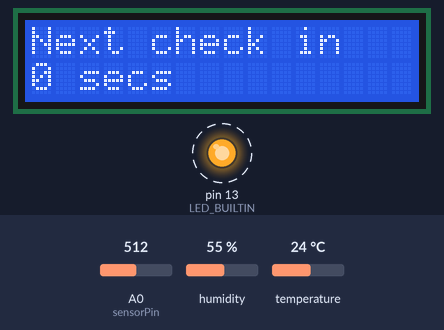
A sketch run on a simulated Arduino Uno, built with avr-gcc and run on an emulated ATmega328P. Shown: 16×2 character LCD, output pins drawn as LEDs (lit = HIGH). Dashed ring = blinking. Inputs (shaded band) come from the test bench; at power-on: A0 (sensorPin) = 512, humidity 55 %, temperature 24 °C. The local clock reads 2024-03-15 10:24:30 at power-on unless the sketch sets it; what the sketch prints to the serial monitor is not drawn.

Above: at 0.1 s.
At 1.2 s:
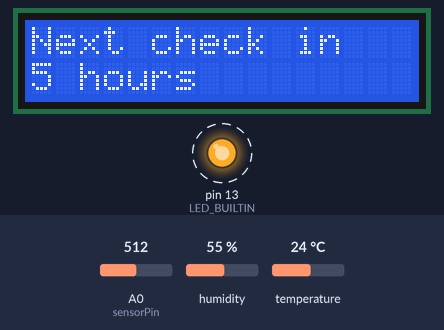
1.3 s: A0 (sensorPin) set to 0
Timing chart, 0 to 11.4 s (numbered marks = the images above; inputs shaded):
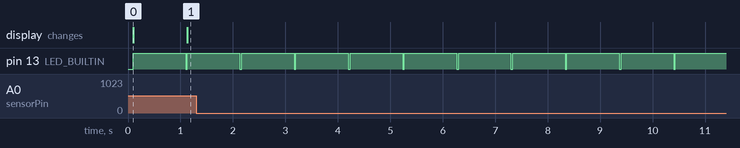

The sketch:

Basic_Schedule_v2.ino
```cpp
// C++ code

#include <Wire.h>
#include <RTClib.h>
#include <LiquidCrystal.h>
#include <DFRobot_DHT11.h>
// RTC ////////////////////////////////
RTC_DS1307 rtc;

// Humidity Sensor ////////////////////////////////
DFRobot_DHT11 DHT;
#define DHT11_PIN 3

// moisture sensor ////////////////////////////////////////////////////////////////////////////////////////////////
int sensorPin = A0;
int sensorValue = 0;
int percent = 0;

// LCD ////////////////////////////////////////////////////////////////////////////////////////////////////////////

// initialize the library by associating any needed LCD interface pin
// with the arduino pin number it is connected to
const int rs = 11, en = 12, d4 = 4, d5 = 5, d6 = 6, d7 = 7;
LiquidCrystal lcd(rs, en, d4, d5, d6, d7);


void setup() {


  // rtc
  while (!Serial);
  Serial.begin(9600);

  if (! rtc.begin()) {
    Serial.println("Couldn't find RTC");
    while (1);
  }
  if (! rtc.isrunning()) {
    Serial.println("RTC is NOT running!");
    // Sets the time on the rtc to the time this code was compiled. only needed once,
    // can delete after running first time
    rtc.adjust(DateTime(F(__DATE__), F(__TIME__)));
  }

  // set up the LCD's number of columns and rows:
  lcd.begin(16, 2);
  // Print a message to the LCD.
  lcd.print("WATER-BOY!");

  pinMode(LED_BUILTIN, OUTPUT);


}
////////////////////////////////////////////////////////////////////////////////////////////////////////////////////

// set variables
bool isTesting = false;
bool isRunning = false;
bool isDisplaying = false;
int maxWatering = 300; //set time in seconds
int minSoilDryness = 30;
int maxSoilDryness = 90;
const int dry = 1; // Value of the sensor when it is dry
const int wet = 697; // Value of the sensor when it is wet
float humi = 0;
float temp = 0;

int lastWateringDay;
// set day of the week by int; 0 = sun
int today;
int hour;
int mins;
uint32_t lastCheck = 0;
uint32_t lastStart = 0;

#define SUN                     0x01
#define MON                     0x02
#define TUE                     0x04
#define WED                     0x08
#define THR                     0x10
#define FRI                     0x20
#define SAT                     0x40
#define EVERYDAY                (SUN | MON | TUE | WED | THR | FRI | SAT)

char weekday[][4] = {"SUN", "MON", "TUE", "WED", "THU", "FRI", "SAT"};


///////////////////////////////////////////////////////////////////////////////////////////////////////////////////

uint32_t TimeSince(uint32_t timer, uint32_t current) {
  return current - timer;
}
uint32_t TimeRemaining(uint32_t timer, uint32_t current) {
  if (current >= timer) {
    return 0;
  }
  return timer - current;
}
void CloseValve() {
  // run function to close solanoid
  // include delay to allow it time to close
  // set isRunning
  isRunning = false;
  delay(3000); // Wait for 5 mins to allow water to filter down before watering by moisture level
}

void OpenValve(uint32_t currentTime) {
  // run function to open solanoid
  // include delay to allow it time to open
  // set isRunning
  isRunning = true;
  lastStart = currentTime + maxWatering;
  lastWateringDay = today;
  delay(3000); // Wait for 3000 millisecond(s)
}

void DisplayOff() {
  // Turn off the display:
  lcd.noDisplay();
  delay(500);
}
void DisplayOn() {
  // Turn on the display:
  lcd.display();
  delay(2000);
}

bool CheckWateringDay() {
  // add function to check day of the week.
  if (today != lastWateringDay)
  {
    // check if day is included in scheduled days
    // default true for testing
    return true;

  }
  return false;
}

bool CheckWateringWindow() {
  // add function to check a time of day to water.
  // return true by default
 if (hour == 6)
  {
    return true;
  }
  return false;
}

bool CheckDrySoilMin(int value) {
  // Compare % TO MIN MOISTURE level and decide if it meets requirement
  if (value != 0)
  {
    if (value <= minSoilDryness) {
      return true;
    }
  }

  return false;
}
bool CheckDrySoilMax(int value) {
  // Compare % TO MIN MOISTURE level and decide if it meets requirement
  if (value != 0)
  {
    if (value > maxSoilDryness) {
      return true;
    }
  }

  return false;
}
int GetMoisturePercentage(int value) {
  int percentValue = 0;
  percentValue = map(value, wet, dry, 100, 0);
  return percentValue;
}

int CheckTemp() {
  if (temp >= 28) {

    return true;
  }
  return false;
}

/* Function to print the current analog and percent values to the serial monitor */
void printValuesToSerial()
{
  if (sensorValue != 0) {
    Serial.print("\n\nMoisture Analog Value: ");
    Serial.print(sensorValue);
    Serial.print("\nMoisture Percent: ");
    Serial.print(percent);
    Serial.print("%");
  }

  if (temp != 0) {
    Serial.print("\n\nTemperature: ");
    Serial.print(temp);
    Serial.print("°C  ~ ");
    Serial.print(" Humidity: ");
    Serial.print(humi);
    Serial.println("%");
  }

}


/* Function to convert analog value to a percent value and return */
int convertToPercent(int value)
{
  int percentValue = 0;
  percentValue = map(value, wet, dry, 100, 0);
  return percentValue;
}

//////////////////////////////////////////////////////////////////////////////////////////////////////////////////////////
void loop() {

  const DateTime now = rtc.now();
  int today = now.dayOfTheWeek();
  int hour = now.hour();
  int mins = now.minute();
  uint32_t epoch = now.unixtime();
  float humi = DHT.humidity;
  float temp = DHT.temperature;
  DHT.read(DHT11_PIN);

  if (isTesting) {
   isRunning = true;
   maxWatering = 10;
   lastStart = epoch + maxWatering;
   maxSoilDryness = 200;
   hour = 6;
   isTesting = false;
  }
  /* Read the sensor into a variable */
  sensorValue = analogRead(sensorPin);
  // clear percent value each pass to make sure its not using bad data if sensor gets disconected
  percent = 0;
  /* Check if the sensor has been disconnected or not */
  if (sensorValue == 0)
  {
    Serial.print("Sensor Disconnected\n");
  }
  else
  {
    /* Convert the analog sensor into a percent value and print every 5 seconds */
    percent = convertToPercent(sensorValue);
    //delay(1000);
  }

  printValuesToSerial();

  lcd.clear();
  if (isRunning) {
    uint32_t remaining = TimeRemaining(lastStart, epoch);

  lcd.setCursor(0, 0);
  lcd.print("Watering for ");
  lcd.setCursor(0, 1);
  lcd.print(remaining);
  lcd.print(" seconds");

    if (remaining <= 0 or (CheckDrySoilMax(percent))) {
      CloseValve();
      return;
    }
    else {
      // run delay to loop and  end loop as we have nothing to check
      delay(1000); // Wait for 1000 millisecond(s)
      return;
    }
  }

  // now we know the day we can check if the schedule was triggered today.
  uint32_t remaining = TimeRemaining(lastCheck, epoch);
  if (remaining <= 0) {
    if (CheckWateringDay() and not CheckDrySoilMax(percent)) {
      if (CheckWateringWindow()) {
        OpenValve(epoch);
        return;
      }
    }

    // check soil dryness, add a delay to rewatering as the water may not have filtered through yet.
    if (CheckDrySoilMin(percent)) {
      OpenValve(epoch);
      return;
    }

    // default delay 6 hours unless hot.
    uint32_t delayValue = (60 * 60 * 6);
    // check  time to delay next check
    // can we check todays forecast?
    if (CheckTemp()) {
      delayValue = (60 * 60 * 3);
    }
    if (hour > 18 or hour < 6) {
      int remainingHours = 0;
      if (hour > 18) {
        remainingHours = ((23-hour) + 5);

      }
      else {
        remainingHours = (5-hour);
      }
      int remainingMins = (63-mins);
      delayValue = ((remainingHours * 60 * 60) + remainingMins * 60);
    }
    lastCheck = (epoch + delayValue);
  }
  uint32_t outTime = remaining / 60;
  String length = " mins";
  if (outTime > 60) {
    outTime = outTime / 60;
    length = " hours";
  }
  else if (remaining < 60) {
    outTime = remaining;
    length = " secs";
  }

  lcd.setCursor(0, 0);
  lcd.print("Next check in ");
  lcd.setCursor(0, 1);
  lcd.print(outTime);
  lcd.print(length);

  digitalWrite(LED_BUILTIN, HIGH);
  delay(1000); // Wait for 1000 millisecond(s)
  digitalWrite(LED_BUILTIN, LOW);
}
```

Measured:
- by itself, pin 13 (LED_BUILTIN): alternates HIGH for 1.0 s and LOW for 0.03 s
- what the display in image 0 shows lasts 1.0 s, from 0.1 s to 1.1 s
